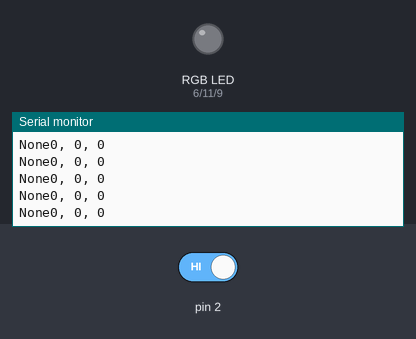
The sketch below on a simulated Arduino Uno, built with avr-gcc and run on an emulated ATmega328P. Shown: an RGB LED mixed from three pins (HIGH = lit), the last lines printed to the serial monitor. The test bench sets the inputs (shaded band); at power-on: pin 2 HIGH. Pins used as bus, display or sensor lines are not drawn.

Above: at 1.2 s.
1.3 s: pin 2 driven LOW
At 1.3 s:
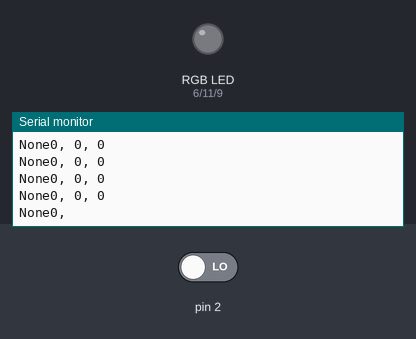
2.8 s: pin 2 driven HIGH
At 11.75 s:
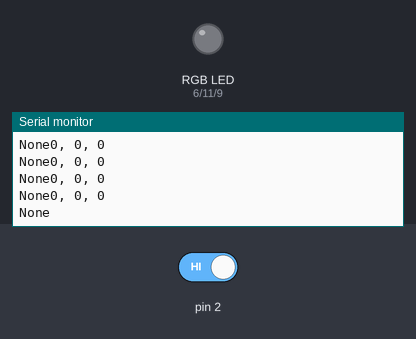

The sketch:

main-shise.ino
```cpp
#include "ColorSensor.h"//引用库文件
int S0 = 4; //颜色传感器上的S0
int S1 = 7; //颜色传感器上的S1
int S2 = 8; //颜色传感器上的S2
int S3 = 10; //颜色传感器上的S3
int OUT = 2; //颜色传感器上的OUT
int RPIN = 6; //RGB LED的红色针脚
int GPIN = 11; //RGB LED的绿色针脚
int BPIN = 9; //RGB LED的蓝色针脚
int r, g, b; //定义三个颜色变量
int R, G, B; //输出颜色
int threshold = 100;

void setup() {
  Serial.begin(9600);
  pinMode(S0, OUTPUT);
  pinMode(S1, OUTPUT);
  pinMode(S2, OUTPUT);
  pinMode(S3, OUTPUT);
  pinMode(RPIN, OUTPUT);
  pinMode(GPIN, OUTPUT);
  pinMode(BPIN, OUTPUT);
  colorsensor_set_pins(S0, S1, S2, S3, OUT);
  //引用库文件中的函数，设置颜色传感器的四个引脚状态为输出
}

void loop() {
  colorsensor_read_color(&r, &g, &b);
  //引用库文件中的函数，读取颜色的RGB值
  Serial.print(r);
  Serial.print(", ");
  Serial.print(g);
  Serial.print(", ");
  Serial.println(b);
  if (r > threshold) {
    if (g > threshold) {
      if (b > threshold) {
        Serial.print("white");
        R = 255, G = 255, B = 255;
      } else {
        Serial.print("Yellow");
        R = 255, G = 255, B = 0;
      }
    } else if (b > threshold) {
      Serial.print("Magenta");
      R = 255, G = 0, B = 255;
    } else {
      Serial.print("Red");
      R = 255, G = 0, B = 0;
    }
  } else if (g > threshold) {
    if (b > threshold) {
      Serial.print("Cyan");
      R = 0, G = 255, B = 255;
    } else {
      Serial.print("Green");
      R = 0, G = 255, B = 0;
    }
  } else {
    if (b > threshold) {
      Serial.print("Blue");
      R = 0, G = 0, B = 255;
    } else {
      Serial.print("None");
      // r=0,g=0,b=0;
      // 没有光照时，保持原有的rgb值
    }
  }
  analogWrite(RPIN, R);
  analogWrite(GPIN, G);
  analogWrite(BPIN, B);
  delay(100);
}
```

Measured:
- after the input at 2.8 s, the serial monitor: prints a new line at once (image 2)
